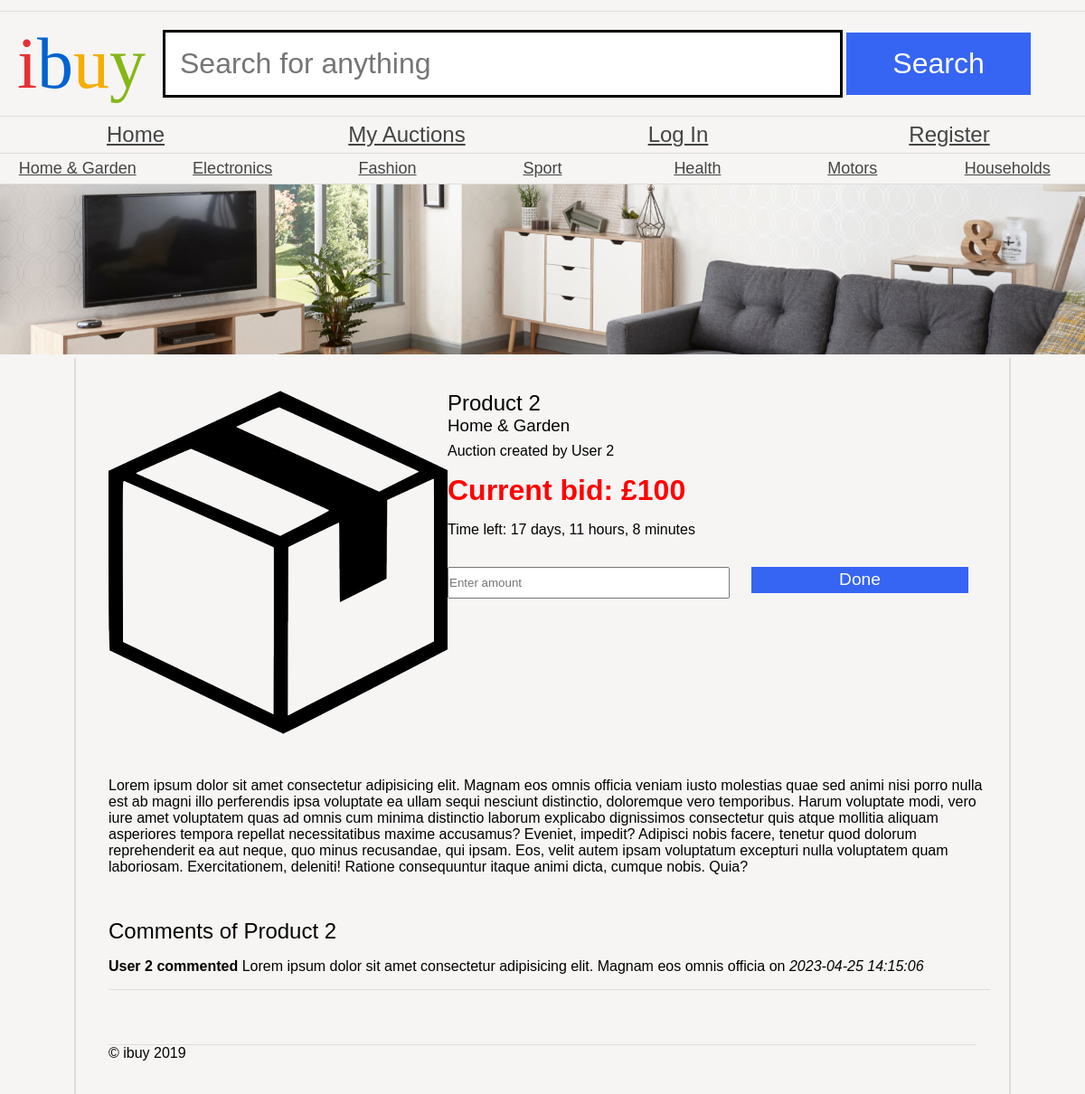
Page /websites/as1/public/auction.php?id=2 on the committed database.
### tables this page shows
CREATE TABLE `category` (
  `id` int(4) NOT NULL,
  `name` varchar(200) NOT NULL
);

CREATE TABLE `auction` (
  `id` int(4) NOT NULL,
  `full_name` varchar(200) NOT NULL,
  `title` varchar(200) NOT NULL,
  `description` text NOT NULL,
  `categoryId` int(4) NOT NULL,
  `created_on` datetime NOT NULL DEFAULT current_timestamp(),
  `end_date` varchar(200) NOT NULL
);

CREATE TABLE `review` (
  `id` int(4) NOT NULL,
  `full_name` varchar(200) NOT NULL,
  `reviewText` varchar(200) NOT NULL,
  `auctionId` int(11) NOT NULL,
  `date` datetime NOT NULL DEFAULT current_timestamp() ON UPDATE current_timestamp()
);

### websites/as1/public/auction.php (the view, shortened to what this page needs)
<?php
$id = $_GET['id'];
include 'databaseConnection.php';
$auction = $databaseConnection->prepare('SELECT * FROM auction WHERE id = ' . $id);
$auction->execute();
$auction = $auction->fetch();
include 'mainLayout.php';
$category = $databaseConnection->prepare('SELECT * FROM category WHERE id = ' . $auction['categoryId']);
$category->execute();
$category = $category->fetch();
$maxPrice = $databaseConnection->prepare('SELECT auctionId, MAX(bid) AS max_price FROM bids WHERE auctionId = ' . $id);
$maxPrice->execute();
$maxPrice = $maxPrice->fetch();
$comments = $databaseConnection->prepare('SELECT * FROM review');
$comments->execute();
$comments = $comments->fetchAll();
$currentTime = new DateTime();
$deadline = new DateTime($auction['end_date']);
$remainingTime = $deadline->diff($currentTime);
if (isset($_POST['submit'])) {
    $fullName = $_SESSION['auctionUser'];
    $message = $_POST['message'];
    $query = "INSERT INTO review (`full_name`, `reviewText`, `auctionId`) VALUES ('$fullName', '$message', '$id')";
    if ($databaseConnection->query($query)) {
        echo 'Comment added';
    }
}
else if (isset($_POST['bidAmt'])) {
    $bidAmount = $_POST['amount'];
    $query = "INSERT INTO bids (`bid`, `auctionId`) VALUES ('$bidAmount', '$id')";
    if ($databaseConnection->query($query)) {
        echo 'Bid Amount Placed Successfully';
    }
}
else{
?>
    <article class="product">
        <img src="product.png" alt="<?= $auction['title'] ?>">
        <section class="details">
            <h2><?= $auction['title'] ?></h2>
            <h3><?= $category['name'] ?></h3>
            <p>Auction created by <?= $auction['full_name'] ?></p>
            <p class="price">Current bid: £<?= ($maxPrice['auctionId'] == $auction['id']) ? $maxPrice['max_price'] : '' ?></p>
            <time>Time left: <?php echo $remainingTime->format("%a days, %h hours, %i minutes"); ?></time>
            <form class="bid" method="POST">
                <input type="text" name="amount" required placeholder="Enter amount" />
                <input type="submit" value="Done" name="bidAmt" />
            </form>
        </section>
        <section class="description">
            <p><?= $auction['description'] ?></p>
        </section>
        <section class="reviews">
            <h2>Comments of <?= $auction['title'] ?> </h2>
            <ul>
                <?php
                foreach ($comments as $comment) {
                    if ($comment['auctionId'] == $id) {
                        echo '<li><strong>' . $comment['full_name'] . ' commented </strong> ' . $comment['reviewText'] . ' on <em>' . $comment['date'] . '</em></li>';
                    }
                }
                ?>
            </ul>
        </section>
    </article>
<?php
}
include 'footerLayout.php';
?>

### websites/as1/public/mainLayout.php (shortened to what this page needs)
<?php
include 'databaseConnection.php';
?>
<!DOCTYPE html>
<html>
<head>
    <link rel="stylesheet" href="ibuy.css" />
</head>
<body>
    <header>
        <h1><span class="i">i</span><span class="b">b</span><span class="u">u</span><span class="y">y</span></h1>
        <form action="#">
            <input type="text" name="search" placeholder="Search for anything" />
            <input type="submit" name="submit" value="Search" />
        </form>
    </header>
    <nav>
        <ul>
            <li><a class="categoryLink" href="index.php">Home</a></li>
            <li><a class="categoryLink" href="auctions.php">My Auctions</a></li>
            <?php
            if (!isset($_SESSION['auctionUser'])) {
                echo '<li><a class="categoryLink" href="login.php">Log In</a></li>';
                echo '<li><a class="categoryLink" href="register.php">Register</a></li>';
            } else {
                echo '<li><a class="categoryLink" href="logout.php">Log out</a></li>';
            }
            ?>
        </ul>
    </nav>
    <nav style="font-size: 12px;">
        <ul>
            <?php
            $categories = $databaseConnection->prepare('SELECT * FROM category');
            $categories->execute();
            $categories = $categories->fetchAll();
            foreach ($categories as $category) {
                echo '<li><a class="categoryLink" href="category.php?id=' . $category['id'] . '">' . $category['name'] . '</a></li>';
            }
            ?>
        </ul>
    </nav>
    <img src="banners/1.jpg" alt="Banner" />
    <main>

### websites/as1/public/ibuy.css (style rules this page uses)
* { margin: 0; padding: 0; }
body { font-family: 'Oxygen-Regular', sans-serif; background-color: #f6f5f4; max-width: 100vw; overflow-x: hidden; }
h1, h2, h3, h4 { font-weight: normal; }
a, a:visited { color: #444; }
header { margin-top: 1vw; font-family: 'Univers-Light-Normal'; display: grid; grid-template-columns: 15% 85%; align-items: center; padding-top: 1vw; padding-bottom: 1vw; border-top: 1px solid #ddd; border-bottom: 1px solid #ddd; }
header h1 { text-align: center; font-size: 5em; }
form { display: block; }
header form input[type=text] { border: 3px solid black; font-size: 2em; padding: 0.5em; width: 70%; }
body > img { width: 100vw; }
header form input[type=submit] { background-color: #3665f3; color: white; width: 20%; font-size: 2em; padding: 0.5em; cursor: pointer; border: 0; }
header .i { color: #e43137; }
header .b { color: #0063d1; }
header .u { color: #f4ae01; }
header .y { color: #85b716; }
body > nav { border-bottom: 1px solid #ddd; }
body > nav ul li:last-child a:after { position: absolute; }
body > nav ul { display: flex; width: 100vw; list-style-type: none; }
body > nav ul li { flex: 1; }
body > nav ul li a { display: block; text-align: center; padding-top: 0.5vw; padding-bottom: 0.5vw; font-size: 1.5em; }
p.price { display: block; text-align: right; font-weight: bold; font-size: 2em; }
main { padding: 3vw; display: block; overflow: hidden; width: 80vw; margin: auto; border-left: 2px solid #ddd; border-right: 2px solid #ddd; }
article.product { display: grid; griid-template-columns: 60% 40%; grid-template-areas: "img details" "description description" "reviews reviews" }
article.product img { grid-area: img; }
article .details { grid-area: details; }
article .reviews { grid-area: reviews; }
.reviews ul { list-style-type: none; }
.reviews li { padding-top: 1em; padding-bottom: 1em; border-bottom: 1px solid #ddd; }
article .description { grid-area: description; padding-top: 3em; padding-bottom: 3em; }
.price { color: red; }
article.product .price { text-align: left; }
time { display: block; margin: 1em 0; }
main form { display: flex; flex-wrap: wrap; width: 50vw; }
.details p { margin-top: 0.5em; }
main form label, main form input { flex-grow: 1; width: 20vw; margin-bottom: 1em; margin-right: 2vw; margin-left: 2vw; }
.bid { margin-top: 2em; padding: 0; }
.bid input { margin-left: 0; }
main form input[type=submit] { background-color: #3665f3; color: white; flex-grow: 0; margin-left: auto; font-size: 1.2em; padding: 0.2em; cursor: pointer; border: 0; }

### rows in the picture
category: name "Home & Garden"
category: name "Electronics"
category: name "Fashion"
category: name "Sport"
category: name "Health"
category: name "Motors"
category: name "Households"
auction: title "Product 2", full_name "User 2", end_date "17 days, 11 hours, 8 minutes", description "Lorem ipsum dolor sit amet consectetur adipisicing elit. Magnam eos omnis officia veniam iusto molestias quae sed animi nisi porro nulla est ab magni illo perferendis ipsa voluptate ea ullam sequi nesciunt distinctio, doloremque vero temporibus. Harum voluptate modi, vero iure amet voluptatem quas ad omnis cum minima distinctio laborum explicabo dignissimos consectetur quis atque mollitia aliquam asperiores tempora repellat necessitatibus maxime accusamus? Eveniet, impedit? Adipisci nobis facere, tenetur quod dolorum reprehenderit ea aut neque, quo minus recusandae, qui ipsam. Eos, velit autem ipsam voluptatum excepturi nulla voluptatem quam laboriosam. Exercitationem, deleniti! Ratione…"
review: full_name "User 2", reviewText "Lorem ipsum dolor sit amet consectetur adipisicing elit. Magnam eos omnis officia", date "2023-04-25 14:15:06"

### other values in the picture
$maxPrice['max_price'] "100"
